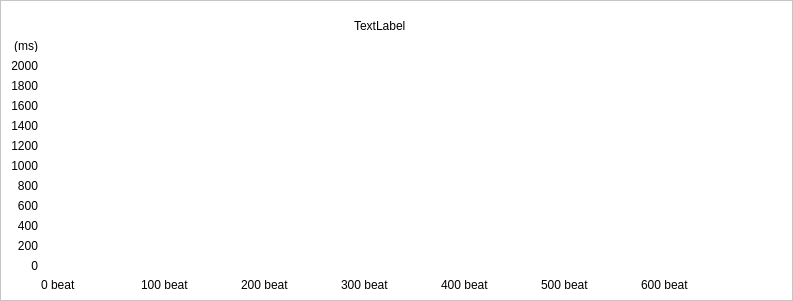
    <widget class="QFrame" name="panRR_3">
     <property name="geometry">
      <rect>
       <x>0</x>
       <y>347</y>
       <width>793</width>
       <height>301</height>
      </rect>
     </property>
     <property name="styleSheet">
      <string notr="true">color: rgb(0, 0, 0);
background-color: rgb(255, 255, 255);</string>
     </property>
     <property name="frameShape">
      <enum>QFrame::StyledPanel</enum>
     </property>
     <property name="frameShadow">
      <enum>QFrame::Raised</enum>
     </property>
     <widget class="QCustomPlot" name="imgRR_2" native="true">
      <property name="geometry">
       <rect>
        <x>42</x>
        <y>41</y>
        <width>721</width>
        <height>231</height>
       </rect>
      </property>
      <property name="styleSheet">
       <string notr="true">background-color: rgb(255, 255, 255);</string>
      </property>
     </widget>
     <widget class="QLabel" name="lblRR1_2">
      <property name="geometry">
       <rect>
        <x>354</x>
        <y>20</y>
        <width>54</width>
        <height>12</height>
       </rect>
      </property>
      <property name="styleSheet">
       <string notr="true"/>
      </property>
      <property name="text">
       <string>TextLabel</string>
      </property>
     </widget>
     <widget class="QLabel" name="label_138">
      <property name="geometry">
       <rect>
        <x>12</x>
        <y>40</y>
        <width>26</width>
        <height>12</height>
       </rect>
      </property>
      <property name="text">
       <string>(ms)</string>
      </property>
      <property name="alignment">
       <set>Qt::AlignRight|Qt::AlignTrailing|Qt::AlignVCenter</set>
      </property>
     </widget>
     <widget class="QLabel" name="label_144">
      <property name="geometry">
       <rect>
        <x>12</x>
        <y>80</y>
        <width>26</width>
        <height>12</height>
       </rect>
      </property>
      <property name="text">
       <string>1800</string>
      </property>
      <property name="alignment">
       <set>Qt::AlignRight|Qt::AlignTrailing|Qt::AlignVCenter</set>
      </property>
     </widget>
     <widget class="QLabel" name="label_145">
      <property name="geometry">
       <rect>
        <x>12</x>
        <y>60</y>
        <width>26</width>
        <height>12</height>
       </rect>
      </property>
      <property name="text">
       <string>2000</string>
      </property>
      <property name="alignment">
       <set>Qt::AlignRight|Qt::AlignTrailing|Qt::AlignVCenter</set>
      </property>
     </widget>
     <widget class="QLabel" name="label_162">
      <property name="geometry">
       <rect>
        <x>12</x>
        <y>100</y>
        <width>26</width>
        <height>12</height>
       </rect>
      </property>
      <property name="text">
       <string>1600</string>
      </property>
      <property name="alignment">
       <set>Qt::AlignRight|Qt::AlignTrailing|Qt::AlignVCenter</set>
      </property>
     </widget>
     <widget class="QLabel" name="label_164">
      <property name="geometry">
       <rect>
        <x>12</x>
        <y>120</y>
        <width>26</width>
        <height>12</height>
       </rect>
      </property>
      <property name="text">
       <string>1400</string>
      </property>
      <property name="alignment">
       <set>Qt::AlignRight|Qt::AlignTrailing|Qt::AlignVCenter</set>
      </property>
     </widget>
     <widget class="QLabel" name="label_165">
      <property name="geometry">
       <rect>
        <x>12</x>
        <y>140</y>
        <width>26</width>
        <height>12</height>
       </rect>
      </property>
      <property name="text">
       <string>1200</string>
      </property>
      <property name="alignment">
       <set>Qt::AlignRight|Qt::AlignTrailing|Qt::AlignVCenter</set>
      </property>
     </widget>
     <widget class="QLabel" name="label_168">
      <property name="geometry">
       <rect>
        <x>12</x>
        <y>160</y>
        <width>26</width>
        <height>12</height>
       </rect>
      </property>
      <property name="text">
       <string>1000</string>
      </property>
      <property name="alignment">
       <set>Qt::AlignRight|Qt::AlignTrailing|Qt::AlignVCenter</set>
      </property>
     </widget>
     <widget class="QLabel" name="label_170">
      <property name="geometry">
       <rect>
        <x>12</x>
        <y>260</y>
        <width>26</width>
        <height>12</height>
       </rect>
      </property>
      <property name="text">
       <string>0</string>
      </property>
      <property name="alignment">
       <set>Qt::AlignRight|Qt::AlignTrailing|Qt::AlignVCenter</set>
      </property>
     </widget>
     <widget class="QLabel" name="label_172">
      <property name="geometry">
       <rect>
        <x>12</x>
        <y>240</y>
        <width>26</width>
        <height>12</height>
       </rect>
      </property>
      <property name="text">
       <string>200</string>
      </property>
      <property name="alignment">
       <set>Qt::AlignRight|Qt::AlignTrailing|Qt::AlignVCenter</set>
      </property>
     </widget>
     <widget class="QLabel" name="label_173">
      <property name="geometry">
       <rect>
        <x>12</x>
        <y>220</y>
        <width>26</width>
        <height>12</height>
       </rect>
      </property>
      <property name="text">
       <string>400</string>
      </property>
      <property name="alignment">
       <set>Qt::AlignRight|Qt::AlignTrailing|Qt::AlignVCenter</set>
      </property>
     </widget>
     <widget class="QLabel" name="label_174">
      <property name="geometry">
       <rect>
        <x>12</x>
        <y>200</y>
        <width>26</width>
        <height>12</height>
       </rect>
      </property>
      <property name="text">
       <string>600</string>
      </property>
      <property name="alignment">
       <set>Qt::AlignRight|Qt::AlignTrailing|Qt::AlignVCenter</set>
      </property>
     </widget>
     <widget class="QLabel" name="label_175">
      <property name="geometry">
       <rect>
        <x>12</x>
        <y>180</y>
        <width>26</width>
        <height>12</height>
       </rect>
      </property>
      <property name="text">
       <string>800</string>
      </property>
      <property name="alignment">
       <set>Qt::AlignRight|Qt::AlignTrailing|Qt::AlignVCenter</set>
      </property>
     </widget>
     <widget class="QLabel" name="label_176">
      <property name="geometry">
       <rect>
        <x>41</x>
        <y>277</y>
        <width>50</width>
        <height>16</height>
       </rect>
      </property>
      <property name="text">
       <string>0 beat</string>
      </property>
     </widget>
     <widget class="QLabel" name="label_177">
      <property name="geometry">
       <rect>
        <x>141</x>
        <y>277</y>
        <width>50</width>
        <height>16</height>
       </rect>
      </property>
      <property name="text">
       <string>100 beat</string>
      </property>
     </widget>
     <widget class="QLabel" name="label_178">
      <property name="geometry">
       <rect>
        <x>241</x>
        <y>277</y>
        <width>50</width>
        <height>16</height>
       </rect>
      </property>
      <property name="text">
       <string>200 beat</string>
      </property>
     </widget>
     <widget class="QLabel" name="label_179">
      <property name="geometry">
       <rect>
        <x>541</x>
        <y>277</y>
        <width>50</width>
        <height>16</height>
       </rect>
      </property>
      <property name="text">
       <string>500 beat</string>
      </property>
     </widget>
     <widget class="QLabel" name="label_180">
      <property name="geometry">
       <rect>
        <x>341</x>
        <y>277</y>
        <width>50</width>
        <height>16</height>
       </rect>
      </property>
      <property name="text">
       <string>300 beat</string>
      </property>
     </widget>
     <widget class="QLabel" name="label_181">
      <property name="geometry">
       <rect>
        <x>441</x>
        <y>277</y>
        <width>50</width>
        <height>16</height>
       </rect>
      </property>
      <property name="text">
       <string>400 beat</string>
      </property>
     </widget>
     <widget class="QLabel" name="label_182">
      <property name="geometry">
       <rect>
        <x>847</x>
        <y>337</y>
        <width>21</width>
        <height>16</height>
       </rect>
      </property>
      <property name="text">
       <string>800</string>
      </property>
     </widget>
     <widget class="QLabel" name="label_183">
      <property name="geometry">
       <rect>
        <x>641</x>
        <y>277</y>
        <width>50</width>
        <height>16</height>
       </rect>
      </property>
      <property name="text">
       <string>600 beat</string>
      </property>
     </widget>
     <widget class="QLabel" name="label_185">
      <property name="geometry">
       <rect>
        <x>947</x>
        <y>337</y>
        <width>21</width>
        <height>16</height>
       </rect>
      </property>
      <property name="text">
       <string>800</string>
      </property>
     </widget>
     <widget class="QLabel" name="lblRR2_2">
      <property name="geometry">
       <rect>
        <x>973</x>
        <y>339</y>
        <width>40</width>
        <height>12</height>
       </rect>
      </property>
      <property name="text">
       <string>(心搏)</string>
      </property>
     </widget>
    </widget>
